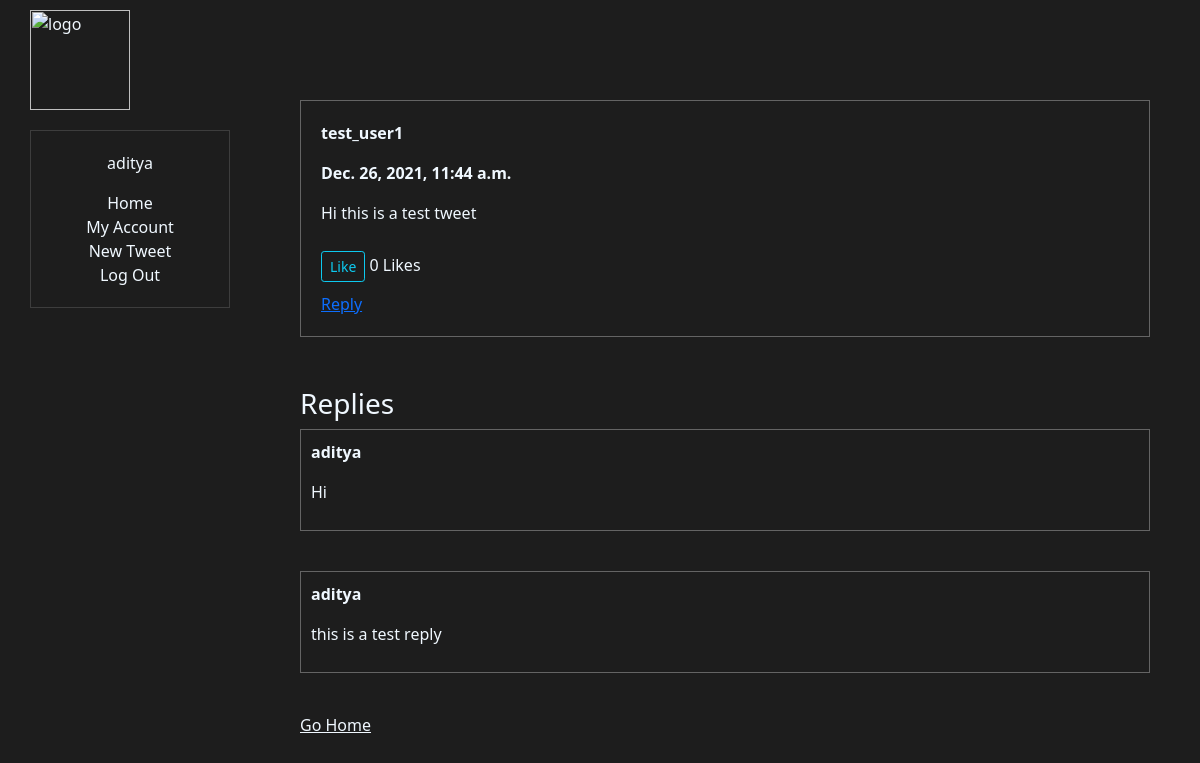
Page /post/1/ (signed in) on the committed database.
### timeline/models.py (models this page shows)
class Post(models.Model):
    author = models.ForeignKey(User, on_delete=models.CASCADE, null=True)
    date_time = models.DateTimeField(default=datetime.now, blank=True)
    content = models.TextField(max_length=500)
    likes = models.ManyToManyField(User, related_name="tweets")
    def count_likes(self):
        return self.likes.count()

class Reply(models.Model):
    author = models.ForeignKey(User, on_delete=models.CASCADE, null=True)
    date_time = models.DateTimeField(default=datetime.now, blank=True)
    content = models.TextField(max_length=200)
    post = models.ForeignKey(Post, on_delete=models.CASCADE, null=True)

### timeline/views.py (the view)
# urls.py: path('post/<int:post_id>/', views.post, name="post"),
@login_required
def post(request, post_id):
    post = Post.objects.get(id=post_id)
    replies = Reply.objects.filter(post=post)
    likes = post.count_likes()
    liked = False
    if post.likes.filter(id=request.user.id).exists():
        liked = True
    return render(request, "timeline/post.html", {
        "post": post,
        "replies": replies[::-1],
        "current_user": request.user,
        "total_likes": likes,
        "liked": liked,
    })

### timeline/templates/timeline/post.html (shortened to what this page needs)
<head>
</head>
{% extends "timeline/layout.html" %}
{% block body %}
<div class=content>
    <p style="font-weight: 700;"><a href="{% url 'accounts' username=post.author.username %}">{{post.author.username}}</a></p>
    <p style="font-weight: 700;">{{ post.date_time }}</p>
    <p>{{ post.content }}</p>
    <form action="{% url 'like_post' post.pk %}" method="POST">
        {% if not liked %}
            <button type="submit" name="post_id" value="{{post.id}}" class="btn btn-outline-info btn-sm">Like</button> {{ total_likes }} Likes
        {% else %}
            <button type="submit" name="post_id" value="{{post.id}}" class="btn btn-outline-secondary btn-sm">Unlike</button> {{ total_likes }} Likes
        {% endif %}
    </form>
    <a href="{% url 'new_reply' post_id=post.id %}" class="btn-link">Reply</a>
</div>
<div class="replies">
<h3>Replies</h3>
{% for reply in replies %}
    <div class="reply">
        <p style="font-weight: 700;"><a href="{% url 'accounts' username=reply.author.username %}">{{reply.author.username}}</a></p>
        <p>{{ reply.content }}</p>
    </div>
{% endfor %}
</div>
<a class="link" href="{% url 'index' %}">Go Home</a>
{% endblock %}

### timeline/templates/timeline/layout.html (shortened to what this page needs)
<!DOCTYPE html>
<html lang="en">
<head>
    <link href="https://cdn.jsdelivr.net/npm/bootstrap@5.1.3/dist/css/bootstrap.min.css" rel="stylesheet">
    {% load static %}
    <link rel="stylesheet" type="text/css" href="{% static 'timeline/style.css' %}">
</head>
<body>
    <img class="logo" src="http://assets.stickpng.com/images/580b57fcd9996e24bc43c53e.png" alt="logo">
    <div class=side-nav>
        <p>{{ current_user }}</p>
        <a href="{% url 'index' %}">Home</a>
        <a href="{% url 'accounts' username=current_user.username %}">My Account</a>
        <a href="{% url 'create_post' %}">New Tweet</a>
        <a href="{% url 'logout' %}">Log Out</a>
    </div>
    {% block body %}
    {% endblock %}
</body>
</html>

### timeline/static/timeline/style.css (style rules this page uses)
* { margin: 0; padding: 0; }
body { background-color: rgb(29, 29, 29); color: aliceblue; }
.logo { height: 100px; width: 100px; position: fixed; top: 10px; left: 30px; margin-bottom: 100px; }
.side-nav { float: left; display: flex; position: fixed; flex-flow: column nowrap; width: 200px; margin: 30px; border: 1px rgb(61, 61, 61) solid; text-align: center; padding: 20px 0; margin-right: 330px; }
a { color: aliceblue; text-decoration: none; }
.account, .form, .replies, .content, .link, .title, ul { margin-left: 300px; }
.link { text-decoration: underline; }
.content { margin-top: 100px; border: 1px rgb(100, 100, 100) solid; margin-right: 50px; padding: 20px; }
.replies { margin-top: 50px; margin-bottom: 10px; }
.reply { border: 1px rgb(100, 100, 100) solid; padding: 10px; margin-right: 50px; margin-bottom: 40px; }
.btn { margin: 10px 0; }

### rows in the picture
Post: author.username "test_user1", date_time "Dec. 26, 2021, 11:44 a.m.", content "Hi this is a test tweet"
Reply: author.username "aditya", content "Hi"
Reply: author.username "aditya", content "this is a test reply"

### other values in the picture
{{ current_user }} "aditya"
{{ total_likes }} "0"
